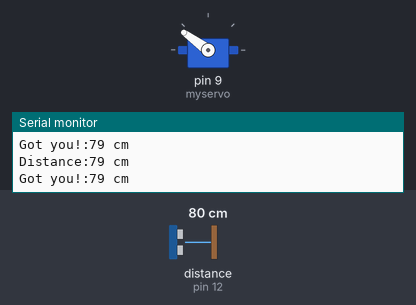
Simulated run of this sketch. Board: Arduino Uno, built with avr-gcc and run on an emulated ATmega328P. On the bench: servo, the last lines printed to the serial monitor. Wiring (inferred from the names in the program): ultrasonic range finder: trigger pin 13; echo pin 12. The test bench sets the inputs (shaded band); at power-on: distance to the obstacle (sensor on pin 12) 80 cm. The echo pulse lasts 58.3 µs per cm.

Above: at 8.1 s.
8.2 s: distance to the obstacle (sensor on pin 12) set to 145 cm
At 8.42 s:
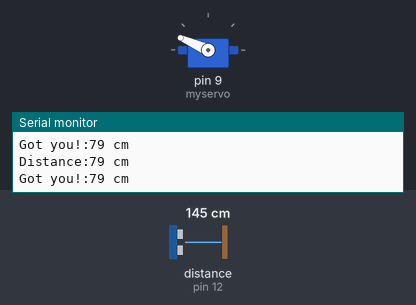
20.9 s: distance to the obstacle (sensor on pin 12) set to 155 cm
At 23.3 s:
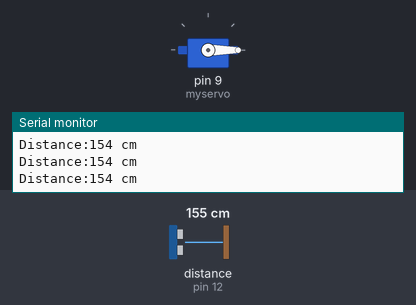
33.6 s: distance to the obstacle (sensor on pin 12) set to 2 cm
At 34.09 s:
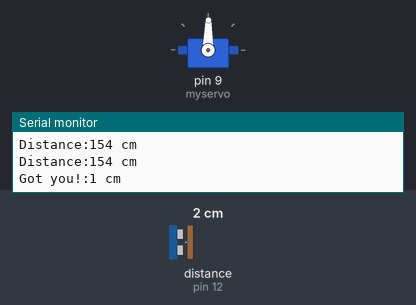
Timing chart, 0 to 52.3 s (numbered marks = the images above; inputs shaded):
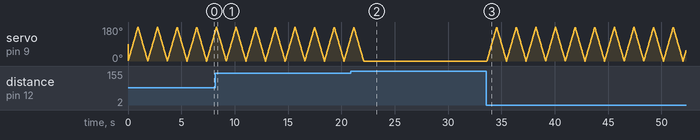

The sketch:

Manisha_ultrasonic.ino
```cpp
#include <Servo.h>
#define trigPin 13
#define echoPin 12
#define led 11
#define led2 10
Servo myservo;  // create servo object to control a servo
int pos = 0;    // variable to store the servo position
void setup() {
  Serial.begin (9600);
  pinMode(trigPin, OUTPUT);
  pinMode(echoPin, INPUT);

  //added
  myservo.attach(9);  // attaches the servo on pin 9 to the servo object
}

void loop() {
  long duration, distance;
  digitalWrite(trigPin, LOW);  // Added this line
  delayMicroseconds(2); // Added this line
  digitalWrite(trigPin, HIGH);
  delayMicroseconds(10); // Added this line
  digitalWrite(trigPin, LOW);
  duration = pulseIn(echoPin, HIGH);
  distance = (duration/2) / 29.1;

  if (distance < 150) {
    Serial.print("Got you!:" );
    Serial.print(distance);
    Serial.println(" cm");
    for (int x=0;x<4;x++)
    {

    for (pos = 0; pos <= 180; pos += 1) { // goes from 0 degrees to 180 degrees
    // in steps of 1 degree
    myservo.write(pos);              // tell servo to go to position in variable 'pos'
    delay(5);            // waits 5ms for the servo to reach the position
  }
  for (pos = 180; pos >= 0; pos -= 1) { // goes from 180 degrees to 0 degrees
    myservo.write(pos);              // tell servo to go to position in variable 'pos'
                     // waits 5ms for the servo to reach the position
    delay(5);
  }
    }
    delay(3);
}
Serial.print("Distance:" );
    Serial.print(distance);
    Serial.println(" cm");

}
```

Measured:
- the behaviour switches between 150 and 151 cm on distance to the obstacle (sensor on pin 12) (found by bisection; images 1 and 2)
- after the input at 20.9 s, servo on pin 9 (myservo): goes on until 22.1 s, then stays 0°
